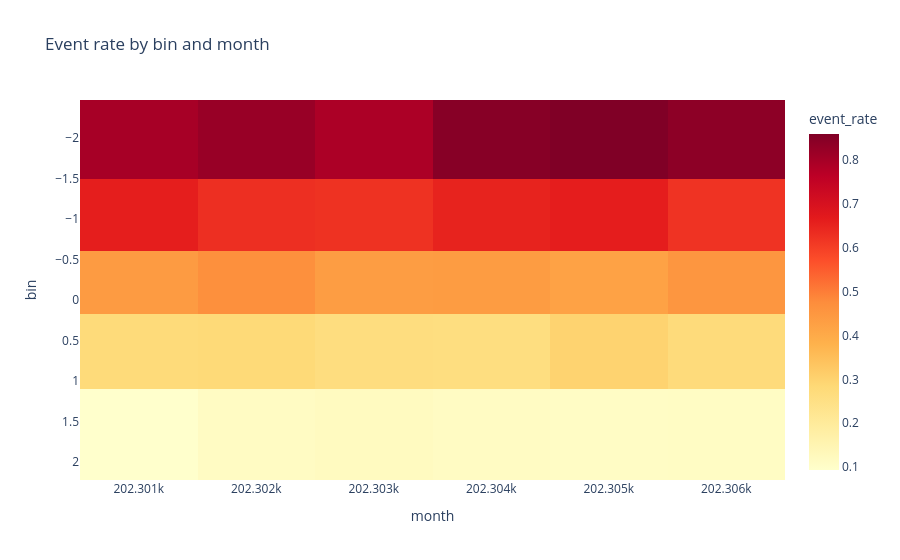

Write notebook code for a chart like this one.
### Code cell
stability_pivot = stable_binner.stability_over_time(
    df[["score", "month"]],
    df["target"],
    time_col="month",
)

display(stability_pivot.head())

# Mantém apenas a variável principal desta demo
if "variable" in stability_pivot.index.names:
    heatmap_df = stability_pivot.xs("score", level="variable").copy()
else:
    heatmap_df = stability_pivot.copy()

# Remove bins totalmente vazios, caso existam
heatmap_df = heatmap_df.dropna(how="all")

if heatmap_df.empty:
    raise ValueError(
        "O pivot de estabilidade ficou vazio. Verifique se `score` e `month` foram passados corretamente para `stability_over_time(...)`."
    )

fig_heatmap = px.imshow(
    heatmap_df,
    aspect="auto",
    color_continuous_scale="YlOrRd",
    title="Event rate by bin and month",
    labels={"x": "month", "y": "bin", "color": "event_rate"},
)

fig_heatmap.update_layout(
    xaxis_title="month",
    yaxis_title="bin",
)

fig_heatmap

### Figure 1 — Plotly figure (JSON) as saved in the notebook; plotly's stock layout.template omitted (floating-point values rounded to 4 significant figures)
{"data": [{"coloraxis": "coloraxis", "hovertemplate": "month: %{x}<br>bin: %{y}<br>event_rate: %{z}<extra></extra>", "name": "0", "type": "heatmap", "x": [202301, 202302, 202303, 202304, 202305, 202306], "xaxis": "x", "y": [-1.982, -1.006, -0.1952, 0.5388, 1.66], "yaxis": "y", "z": [[0.7966, 0.8208, 0.7895, 0.8468, 0.8584, 0.8376], [0.659, 0.6294, 0.6234, 0.6513, 0.6614, 0.6209], [0.4406, 0.4691, 0.4353, 0.4376, 0.4214, 0.4537], [0.2753, 0.2804, 0.2647, 0.2628, 0.2989, 0.2731], [0.09363, 0.1136, 0.1205, 0.1134, 0.1085, 0.1103]]}], "layout": {"coloraxis": {"colorbar": {"title": {"text": "event_rate"}}, "colorscale": [[0, "rgb(255,255,204)"], [0.125, "rgb(255,237,160)"], [0.25, "rgb(254,217,118)"], [0.375, "rgb(254,178,76)"], [0.5, "rgb(253,141,60)"], [0.625, "rgb(252,78,42)"], [0.75, "rgb(227,26,28)"], [0.875, "rgb(189,0,38)"], [1, "rgb(128,0,38)"]]}, "title": {"text": "Event rate by bin and month"}, "xaxis": {"anchor": "y", "domain": [0, 1], "title": {"text": "month"}}, "yaxis": {"anchor": "x", "autorange": "reversed", "domain": [0, 1], "title": {"text": "bin"}}}}
